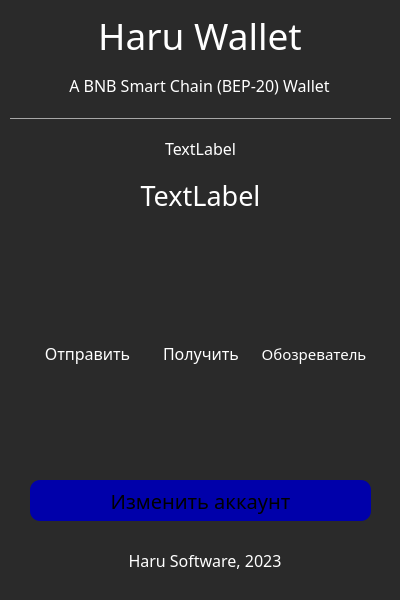
<?xml version="1.0" encoding="UTF-8"?>
<ui version="4.0">
 <class>MainWindow</class>
 <widget class="QMainWindow" name="MainWindow">
  <property name="geometry">
   <rect>
    <x>0</x>
    <y>0</y>
    <width>400</width>
    <height>600</height>
   </rect>
  </property>
  <property name="sizePolicy">
   <sizepolicy hsizetype="Fixed" vsizetype="Fixed">
    <horstretch>0</horstretch>
    <verstretch>0</verstretch>
   </sizepolicy>
  </property>
  <property name="minimumSize">
   <size>
    <width>400</width>
    <height>600</height>
   </size>
  </property>
  <property name="maximumSize">
   <size>
    <width>400</width>
    <height>600</height>
   </size>
  </property>
  <property name="mouseTracking">
   <bool>true</bool>
  </property>
  <property name="windowTitle">
   <string>Haru Wallet</string>
  </property>
  <property name="styleSheet">
   <string notr="true">background-color: rgb(42, 42, 42)</string>
  </property>
  <widget class="QWidget" name="centralwidget">
   <widget class="QLabel" name="walletName">
    <property name="geometry">
     <rect>
      <x>80</x>
      <y>20</y>
      <width>240</width>
      <height>31</height>
     </rect>
    </property>
    <property name="font">
     <font>
      <family>HYWenHei-85W</family>
      <pointsize>28</pointsize>
     </font>
    </property>
    <property name="styleSheet">
     <string notr="true">color: rgb(255, 255, 255);</string>
    </property>
    <property name="text">
     <string>Haru Wallet</string>
    </property>
    <property name="alignment">
     <set>Qt::AlignCenter</set>
    </property>
   </widget>
   <widget class="QWidget" name="horizontalLayoutWidget_2">
    <property name="geometry">
     <rect>
      <x>30</x>
      <y>340</y>
      <width>341</width>
      <height>27</height>
     </rect>
    </property>
    <layout class="QHBoxLayout" name="horizontalLayout_2">
     <item>
      <widget class="QLabel" name="sendLabel">
       <property name="sizePolicy">
        <sizepolicy hsizetype="Minimum" vsizetype="Minimum">
         <horstretch>0</horstretch>
         <verstretch>0</verstretch>
        </sizepolicy>
       </property>
       <property name="font">
        <font>
         <family>HYWenHei</family>
         <pointsize>12</pointsize>
        </font>
       </property>
       <property name="toolTip">
        <string>&lt;html&gt;&lt;head/&gt;&lt;body&gt;&lt;p&gt;Отправить&lt;/p&gt;&lt;/body&gt;&lt;/html&gt;</string>
       </property>
       <property name="styleSheet">
        <string notr="true">color: rgb(255, 255, 255);</string>
       </property>
       <property name="text">
        <string>Отправить</string>
       </property>
       <property name="alignment">
        <set>Qt::AlignCenter</set>
       </property>
      </widget>
     </item>
     <item>
      <widget class="QLabel" name="receiveLabel">
       <property name="sizePolicy">
        <sizepolicy hsizetype="Minimum" vsizetype="Minimum">
         <horstretch>0</horstretch>
         <verstretch>0</verstretch>
        </sizepolicy>
       </property>
       <property name="maximumSize">
        <size>
         <width>100</width>
         <height>16777215</height>
        </size>
       </property>
       <property name="font">
        <font>
         <family>HYWenHei</family>
         <pointsize>12</pointsize>
        </font>
       </property>
       <property name="styleSheet">
        <string notr="true">color: rgb(255, 255, 255);</string>
       </property>
       <property name="text">
        <string>Получить</string>
       </property>
       <property name="alignment">
        <set>Qt::AlignCenter</set>
       </property>
      </widget>
     </item>
     <item>
      <widget class="QLabel" name="infoLabel">
       <property name="sizePolicy">
        <sizepolicy hsizetype="Minimum" vsizetype="Minimum">
         <horstretch>0</horstretch>
         <verstretch>0</verstretch>
        </sizepolicy>
       </property>
       <property name="font">
        <font>
         <family>HYWenHei</family>
         <pointsize>11</pointsize>
        </font>
       </property>
       <property name="styleSheet">
        <string notr="true">color: rgb(255, 255, 255);</string>
       </property>
       <property name="text">
        <string>Обозреватель</string>
       </property>
       <property name="alignment">
        <set>Qt::AlignCenter</set>
       </property>
      </widget>
     </item>
    </layout>
   </widget>
   <widget class="QLabel" name="balanceLabel">
    <property name="geometry">
     <rect>
      <x>40</x>
      <y>170</y>
      <width>321</width>
      <height>50</height>
     </rect>
    </property>
    <property name="font">
     <font>
      <family>HYWenHei</family>
      <pointsize>20</pointsize>
     </font>
    </property>
    <property name="styleSheet">
     <string notr="true">color: rgb(255, 255, 255);</string>
    </property>
    <property name="text">
     <string>TextLabel</string>
    </property>
    <property name="alignment">
     <set>Qt::AlignCenter</set>
    </property>
   </widget>
   <widget class="Line" name="line">
    <property name="geometry">
     <rect>
      <x>10</x>
      <y>110</y>
      <width>381</width>
      <height>16</height>
     </rect>
    </property>
    <property name="styleSheet">
     <string notr="true">color: rgb(167, 167, 167)</string>
    </property>
    <property name="frameShadow">
     <enum>QFrame::Plain</enum>
    </property>
    <property name="orientation">
     <enum>Qt::Horizontal</enum>
    </property>
   </widget>
   <widget class="QLabel" name="credits">
    <property name="geometry">
     <rect>
      <x>100</x>
      <y>550</y>
      <width>210</width>
      <height>20</height>
     </rect>
    </property>
    <property name="font">
     <font>
      <family>HYWenHei</family>
      <pointsize>12</pointsize>
     </font>
    </property>
    <property name="toolTip">
     <string>&lt;html&gt;&lt;head/&gt;&lt;body&gt;&lt;p&gt;Отправить&lt;/p&gt;&lt;/body&gt;&lt;/html&gt;</string>
    </property>
    <property name="styleSheet">
     <string notr="true">color: rgb(255, 255, 255);</string>
    </property>
    <property name="text">
     <string>Haru Software, 2023</string>
    </property>
    <property name="alignment">
     <set>Qt::AlignCenter</set>
    </property>
   </widget>
   <widget class="QWidget" name="horizontalLayoutWidget">
    <property name="geometry">
     <rect>
      <x>50</x>
      <y>250</y>
      <width>301</width>
      <height>81</height>
     </rect>
    </property>
    <layout class="QHBoxLayout" name="horizontalLayout">
     <property name="spacing">
      <number>31</number>
     </property>
     <item>
      <widget class="QPushButton" name="sendButton">
       <property name="sizePolicy">
        <sizepolicy hsizetype="Preferred" vsizetype="Preferred">
         <horstretch>0</horstretch>
         <verstretch>0</verstretch>
        </sizepolicy>
       </property>
       <property name="minimumSize">
        <size>
         <width>20</width>
         <height>20</height>
        </size>
       </property>
       <property name="maximumSize">
        <size>
         <width>79</width>
         <height>79</height>
        </size>
       </property>
       <property name="cursor">
        <cursorShape>PointingHandCursor</cursorShape>
       </property>
       <property name="styleSheet">
        <string notr="true">border-radius: 10px;
min-height: 20px;
min-width: 20px; </string>
       </property>
       <property name="text">
        <string/>
       </property>
       <property name="icon">
        <iconset resource="button_icons.qrc">
         <normaloff>:/icons/icons/send.png</normaloff>:/icons/icons/send.png</iconset>
       </property>
       <property name="iconSize">
        <size>
         <width>79</width>
         <height>79</height>
        </size>
       </property>
       <property name="flat">
        <bool>true</bool>
       </property>
      </widget>
     </item>
     <item>
      <widget class="QPushButton" name="receiveButton">
       <property name="sizePolicy">
        <sizepolicy hsizetype="Preferred" vsizetype="Preferred">
         <horstretch>0</horstretch>
         <verstretch>0</verstretch>
        </sizepolicy>
       </property>
       <property name="minimumSize">
        <size>
         <width>20</width>
         <height>20</height>
        </size>
       </property>
       <property name="maximumSize">
        <size>
         <width>79</width>
         <height>79</height>
        </size>
       </property>
       <property name="cursor">
        <cursorShape>PointingHandCursor</cursorShape>
       </property>
       <property name="styleSheet">
        <string notr="true">border-radius: 10px;
min-height: 20px;
min-width: 20px; </string>
       </property>
       <property name="text">
        <string/>
       </property>
       <property name="icon">
        <iconset resource="button_icons.qrc">
         <normaloff>:/icons/icons/receive.png</normaloff>:/icons/icons/receive.png</iconset>
       </property>
       <property name="iconSize">
        <size>
         <width>79</width>
         <height>79</height>
        </size>
       </property>
       <property name="flat">
        <bool>true</bool>
       </property>
      </widget>
     </item>
     <item>
      <widget class="QPushButton" name="infoButton">
       <property name="sizePolicy">
        <sizepolicy hsizetype="Preferred" vsizetype="Preferred">
         <horstretch>0</horstretch>
         <verstretch>0</verstretch>
        </sizepolicy>
       </property>
       <property name="minimumSize">
        <size>
         <width>20</width>
         <height>20</height>
        </size>
       </property>
       <property name="maximumSize">
        <size>
         <width>79</width>
         <height>79</height>
        </size>
       </property>
       <property name="cursor">
        <cursorShape>PointingHandCursor</cursorShape>
       </property>
       <property name="styleSheet">
        <string notr="true">border-radius: 10px;
min-height: 20px;
min-width: 20px; </string>
       </property>
       <property name="text">
        <string/>
       </property>
       <property name="icon">
        <iconset resource="button_icons.qrc">
         <normaloff>:/icons/icons/blockscan.png</normaloff>:/icons/icons/blockscan.png</iconset>
       </property>
       <property name="iconSize">
        <size>
         <width>79</width>
         <height>79</height>
        </size>
       </property>
       <property name="flat">
        <bool>true</bool>
       </property>
      </widget>
     </item>
    </layout>
   </widget>
   <widget class="QLabel" name="addressLabel">
    <property name="geometry">
     <rect>
      <x>20</x>
      <y>140</y>
      <width>361</width>
      <height>16</height>
     </rect>
    </property>
    <property name="font">
     <font>
      <family>HYWenHei</family>
      <pointsize>12</pointsize>
     </font>
    </property>
    <property name="styleSheet">
     <string notr="true">color: rgb(255, 255, 255);</string>
    </property>
    <property name="text">
     <string>TextLabel</string>
    </property>
    <property name="alignment">
     <set>Qt::AlignCenter</set>
    </property>
   </widget>
   <widget class="QPushButton" name="settingsButton">
    <property name="geometry">
     <rect>
      <x>25</x>
      <y>15</y>
      <width>40</width>
      <height>40</height>
     </rect>
    </property>
    <property name="cursor">
     <cursorShape>PointingHandCursor</cursorShape>
    </property>
    <property name="text">
     <string/>
    </property>
    <property name="icon">
     <iconset resource="button_icons.qrc">
      <normaloff>:/icons/icons/settings.png</normaloff>:/icons/icons/settings.png</iconset>
    </property>
    <property name="iconSize">
     <size>
      <width>40</width>
      <height>40</height>
     </size>
    </property>
    <property name="flat">
     <bool>true</bool>
    </property>
   </widget>
   <widget class="QLabel" name="walletAbout">
    <property name="geometry">
     <rect>
      <x>39</x>
      <y>70</y>
      <width>321</width>
      <height>31</height>
     </rect>
    </property>
    <property name="font">
     <font>
      <family>HYWenHei</family>
      <pointsize>12</pointsize>
     </font>
    </property>
    <property name="cursor">
     <cursorShape>ArrowCursor</cursorShape>
    </property>
    <property name="styleSheet">
     <string notr="true">color: rgb(255, 255, 255);</string>
    </property>
    <property name="text">
     <string>A BNB Smart Chain (BEP-20) Wallet</string>
    </property>
    <property name="alignment">
     <set>Qt::AlignCenter</set>
    </property>
   </widget>
   <widget class="QPushButton" name="changeAccBtn">
    <property name="geometry">
     <rect>
      <x>30</x>
      <y>480</y>
      <width>341</width>
      <height>41</height>
     </rect>
    </property>
    <property name="font">
     <font>
      <family>HYWenHei</family>
      <pointsize>15</pointsize>
     </font>
    </property>
    <property name="cursor">
     <cursorShape>PointingHandCursor</cursorShape>
    </property>
    <property name="styleSheet">
     <string notr="true">QPushButton { border-radius: 10px; 
 min-height: 20px;
 min-width: 20px; 
 background-color: rgb(0, 0, 170); }
QPushButton:hover {
	background-color: rgb(0, 0, 255);
  padding: 10px; /* отступ внутри кнопки */
  transition: background-color 0.5s, color 0.5s, border-radius 0.5s, padding 0.5s; /* параметры анимации */
}</string>
    </property>
    <property name="text">
     <string>Изменить аккаунт</string>
    </property>
   </widget>
  </widget>
  <widget class="QStatusBar" name="statusbar"/>
 </widget>
 <resources>
  <include location="button_icons.qrc"/>
 </resources>
 <connections/>
</ui>
